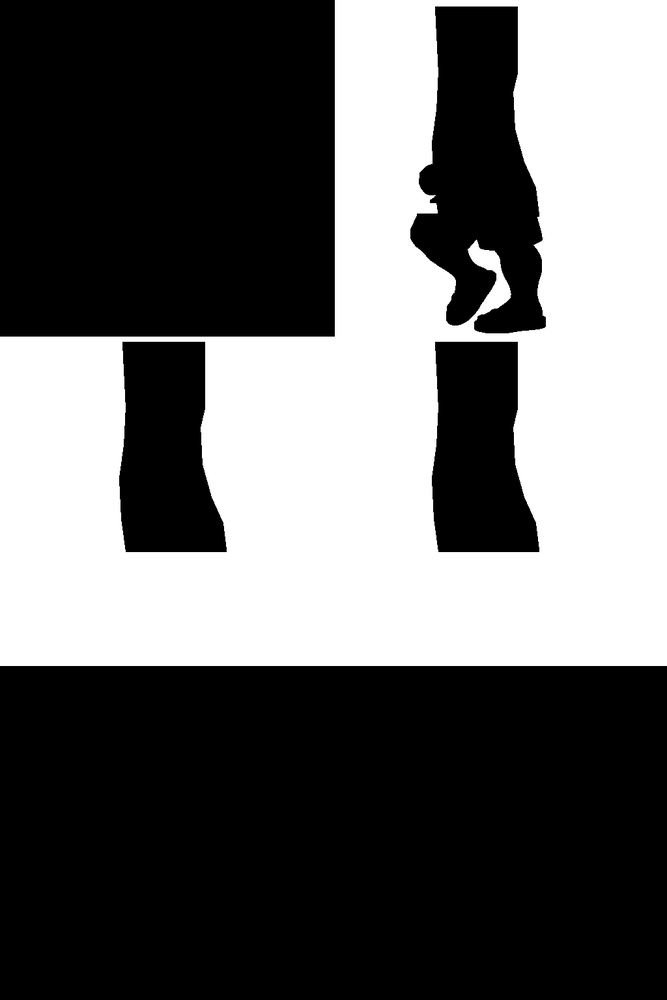
#> input picture chashouji/v14/trio/buddy/B10_mahjong/inpaint/mask.png, 667 x 1000 px, shrunk from 1024 x 1536 before the run, found by its file name
$ python tone.py ../trio/buddy/B10_mahjong/inpaint/mask.png
#> lines starting #> are read from the running program, lines starting #| are printed output that depends on the picture; after the words box and inside, x2 and y2 are one past the last pixel; in counts of white or black regions, pixels touching at a corner belong together
"""发色对齐：生图重画输方时头发常被画成偏浅的棕色（原图男生近黑、女生深棕近黑），一格黑一格棕连播会闪。
只动输方蒙版里「像头发」的像素：暗（亮度 < HI）、不偏蓝（r ≥ b − 8；男生藏青短裤偏蓝、不动）、
不是品红底和抠图毛边（绿通道 ≥ 0.55 × 红、蓝 —— 品红的亮度也只有 105 上下，不排除的话均值全是背景）。
按 base 同类像素的平均色逐通道乘增益（浅棕 → 近黑是整体压暗），亮度 LO 以下全量、LO~HI 之间渐弱到 0
（肤色暗部、睡衣褶子的边缘不被拽暗）。
用法：python3 tone.py <档> <图> [<图> ...]   （原地改；原图备份到 <档>/old_tone/）"""
import os, sys, shutil
import numpy as np
from PIL import Image
HERE = os.path.dirname(os.path.abspath(__file__))
LO, HI = 110, 135


def hairish(a, who):
    L = a @ np.array([0.299, 0.587, 0.114])
    g = a[..., 1]
    return who & (L < HI) & (a[..., 0] >= a[..., 2] - 8) & (g >= 0.55 * a[..., 0]) & (g >= 0.55 * a[..., 2]), L


def main(name, paths):
    d = os.path.join(HERE, name)
    who = np.array(Image.open(os.path.join(d, 'mask.png')).getchannel('A')) < 128
#> who: shape (1000, 667) bool; 39.9% white; 1 white region, box (x1, y1, x2, y2) and area: (0, 0, 667, 666) 266170
    b = np.array(Image.open(os.path.join(d, 'base.png')).convert('RGB')).astype(np.float32)
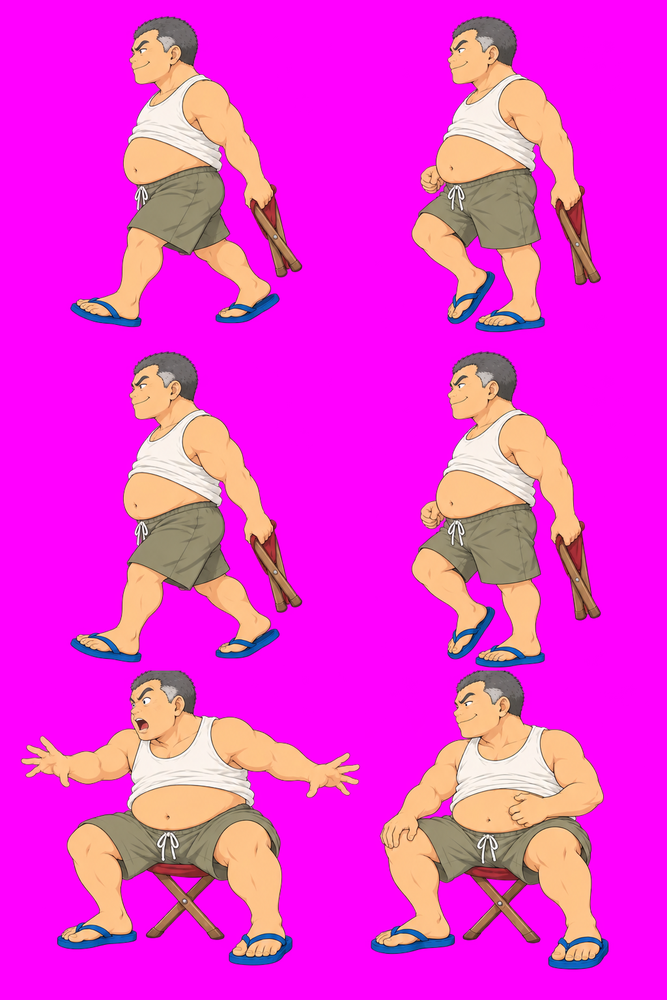
#> input picture chashouji/v14/trio/buddy/B10_mahjong/inpaint/base.png, 667 x 1000 px, shrunk from 1024 x 1536 before the run, found by its file name
    mb, _ = hairish(b, who)
#> in hairish, `L = a @ np.array([0.299, 0.587, 0.114])`:
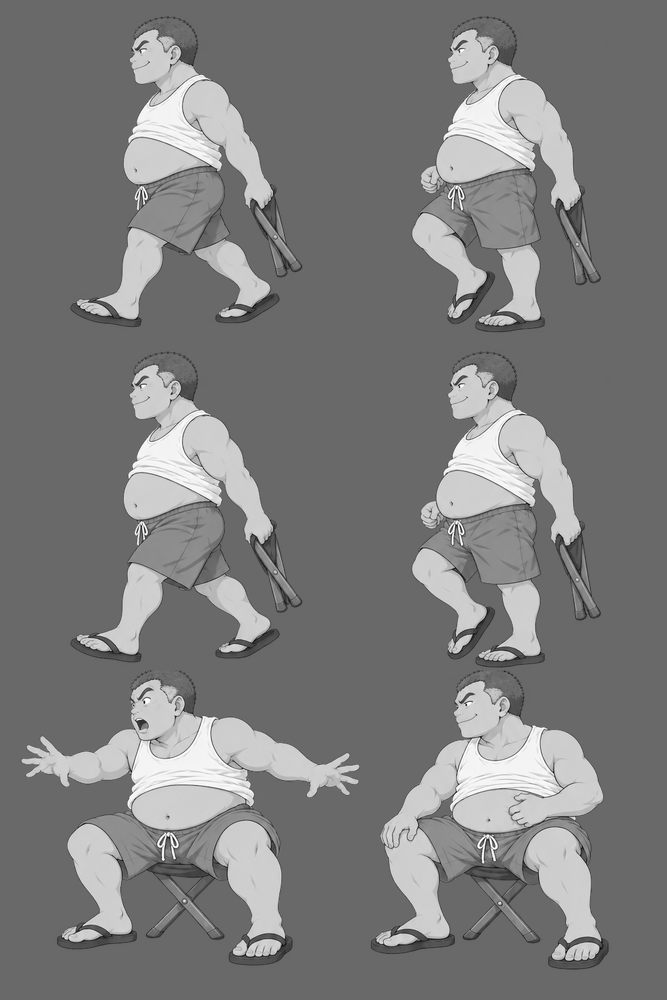
#> L: shape (1000, 667) float64; min 1.94, max 255, mean 125.5
#> in hairish, `g = a[..., 1]`:
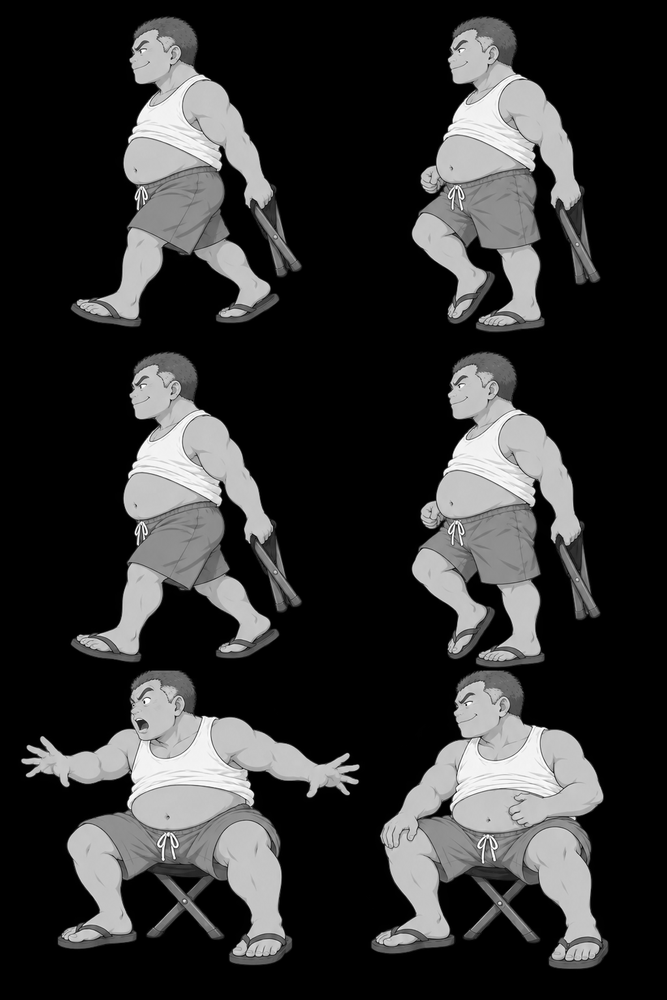
#> g: shape (1000, 667) float32; min 0, max 255, mean 50.3
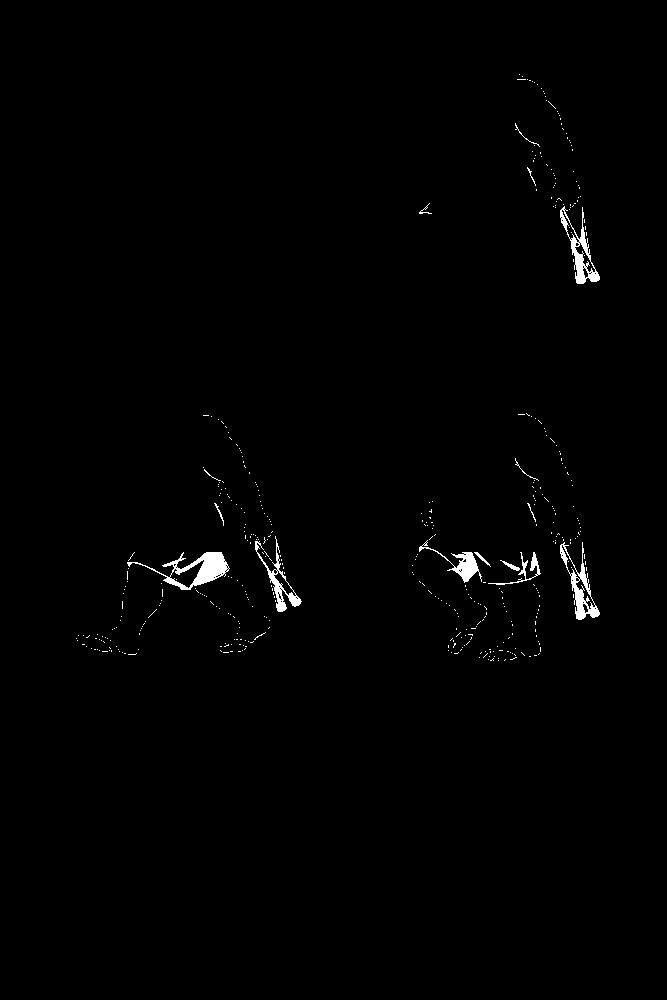
#> mb: shape (1000, 667) bool; 0.82% white; 440 white regions (425 under 20 px), largest, box (x1, y1, x2, y2) and area: (127, 552, 230, 590) 1179, (560, 542, 600, 620) 836, (560, 206, 600, 284) 834
    ref = b[mb].mean(0)
#> ref = [128.9, 100.2, 76.22]
    for p in paths:
        bk = os.path.join(d, 'old_tone'); os.makedirs(bk, exist_ok=True)
        if not os.path.exists(os.path.join(bk, os.path.basename(p))):
            shutil.copy2(p, bk)
        a = np.array(Image.open(p).convert('RGB')).astype(np.float32)
        m, L = hairish(a, who)
        gain = ref / a[m].mean(0)
        w = (np.clip((HI - L) / (HI - LO), 0, 1) * m)[..., None]
        out = a * (1 - w) + np.clip(a * gain, 0, 255) * w
        Image.fromarray(out.round().astype(np.uint8)).save(p)
        print(os.path.basename(p), '增益', gain.round(2))


if __name__ == '__main__':
    main(sys.argv[1], sys.argv[2:])
